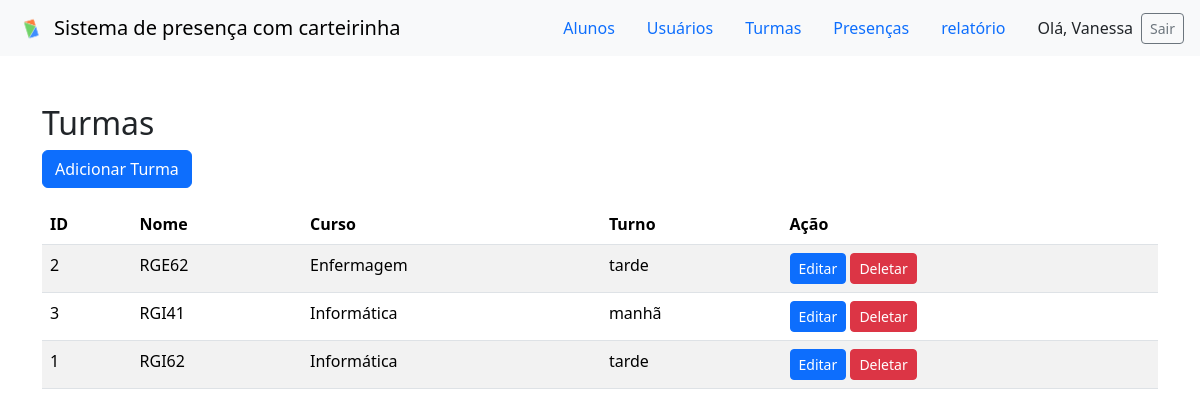
Page /projeto/crud-turmas/index.php (signed in) on the committed database.
### tables this page shows
CREATE TABLE `turma` (
  `id_turma` int unsigned NOT NULL AUTO_INCREMENT,
  `nome_turma` varchar(100) NOT NULL,
  `curso` varchar(100) DEFAULT NULL,
  `turno` enum('manhã','tarde') DEFAULT 'manhã',
  `id_professor` int unsigned DEFAULT NULL,
  `data_inicio` date DEFAULT NULL,
  `data_fim` date DEFAULT NULL,
  PRIMARY KEY (`id_turma`),
  KEY `id_professor` (`id_professor`),
  CONSTRAINT `turma_ibfk_1` FOREIGN KEY (`id_professor`) REFERENCES `professor` (`id_professor`) ON DELETE SET NULL ON UPDATE CASCADE
);

### projeto/crud-turmas/index.php (the view, shortened to what this page needs)
<?php
require(__DIR__ . '/../connect/index.php');
$sql = "SELECT t.id_turma, t.nome_turma, t.curso, t.turno, p.nome AS professor_nome
        FROM turma t
        LEFT JOIN professor p ON t.id_professor = p.id_professor
        ORDER BY t.nome_turma ASC";
$turmas = $conn->query($sql)->fetchAll(PDO::FETCH_ASSOC);
?>
<!DOCTYPE html>
<html lang="pt-br">
<head>
<link rel="stylesheet" href="https://cdn.jsdelivr.net/npm/bootstrap@5.3.8/dist/css/bootstrap.min.css">
</head>
<body>
<nav class="navbar navbar-light bg-light px-3">
  <a class="navbar-brand d-flex align-items-center" href="../home/index.html">
    <img src="../img/crud/logo-nav.png" width="30" height="30" class="d-inline-block align-top me-2" alt="logo-nav">
    Sistema de presença com carteirinha
  </a>
  <div class="d-flex align-items-center">
    <ul class="nav me-3">
      <li class="nav-item">
        <a class="nav-link" href="../crud-aluno/index.php">Alunos</a>
      </li>
      <li class="nav-item">
        <a class="nav-link" href="../crud-usuarios/index.php">Usuários</a>
      </li>
      <li class="nav-item">
        <a class="nav-link" href="../crud-turmas/index.php">Turmas</a>
      </li>
      <li class="nav-item">
        <a class="nav-link" href="../crud/index.php">Presenças</a>
      </li>
      <li class="nav-item">
        <a class="nav-link" href="../crud/relatorio_aluno.php">relatório</a>
      </li>
    </ul>
    <span class="me-2">Olá, <?= htmlspecialchars($_SESSION['nome_usuario'] ?? 'Usuário') ?></span>
    <a class="btn btn-outline-secondary btn-sm" href="../crud-usuarios/logout.php">Sair</a>
  </div>
</nav>
<div class="container my-5">
<h2>Turmas</h2>
<a href="create.php" class="btn btn-primary mb-3">Adicionar Turma</a>
<table class="table table-striped">
<thead>
<tr>
    <th>ID</th>
    <th>Nome</th>
    <th>Curso</th>
    <th>Turno</th>
    <th>Ação</th>
</tr>
</thead>
<tbody>
<?php foreach($turmas as $t): ?>
<tr>
    <td><?= $t['id_turma'] ?></td>
    <td><?= htmlspecialchars($t['nome_turma']) ?></td>
    <td><?= htmlspecialchars($t['curso']) ?></td>
    <td><?= htmlspecialchars($t['turno']) ?></td>
    <td>
        <a href="edit.php?id=<?= $t['id_turma'] ?>" class="btn btn-primary btn-sm">Editar</a>
        <a href="delete.php?id=<?= $t['id_turma'] ?>" class="btn btn-danger btn-sm">Deletar</a>
    </td>
</tr>
<?php endforeach; ?>
</tbody>
</table>
</div>
</body>
</html>

### rows in the picture
turma: id_turma "2", nome_turma "RGE62", curso "Enfermagem", turno "tarde"
turma: id_turma "3", nome_turma "RGI41", curso "Informática", turno "manhã"
turma: id_turma "1", nome_turma "RGI62", curso "Informática", turno "tarde"

### other values in the picture
$_SESSION['nome_usuario'] "Vanessa"
